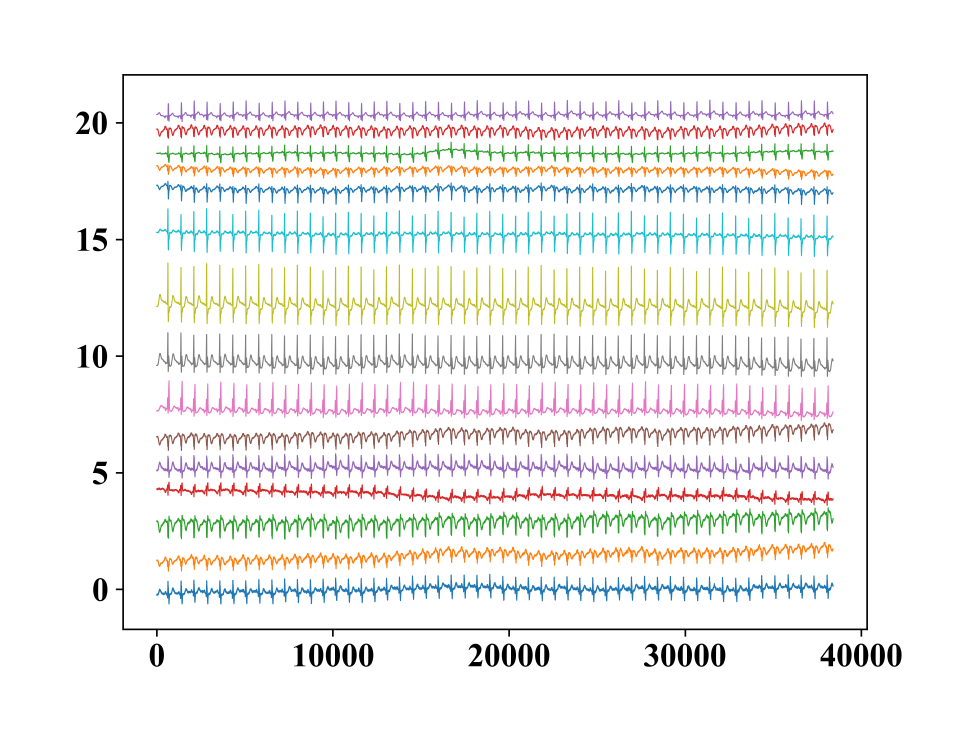
#> input picture 1_ecg_images/patient001.png, 3911 x 2993 px (shown at 1/4 size); its folder holds only this picture in this run
$ python 2_Denoised.py
#> lines starting #> are read from the running program, lines starting #| are printed output that depends on the picture; pictures that were not available may be replaced by others from this repository, and a replacement may not be noted
import cv2
import numpy as np
import matplotlib.pyplot as plt
import os

# Set the default font to Times New Roman
plt.rcParams['font.family'] = 'Times New Roman'

plt.close('all')
# مسیر پوشه‌ها
original_folder = '1_ecg_images'
noisy_folder = '2_noisy_ecg_images'
denoised_folder = '3_denoised_ecg_images'
difference_folder = '4_difference_images'
result_folder = '5_result'

# ایجاد پوشه‌های خروجی اگر وجود نداشته باشند
os.makedirs(denoised_folder, exist_ok=True)
os.makedirs(difference_folder, exist_ok=True)
os.makedirs(result_folder, exist_ok=True)

# لیست فایل‌ها در پوشه‌ها
original_images = sorted(os.listdir(original_folder))
noisy_images = sorted(os.listdir(noisy_folder))

# تابع برای اعمال فیلتر میانه‌ای (دینویزی)
def denoise_image(image):
    return cv2.medianBlur(image, 3)  # اندازه کرنل فیلتر میانه‌ای را می‌توانید تغییر دهید


# پردازش هر تصویر
for original_img, noisy_img in zip(original_images, noisy_images):
    # خواندن تصاویر
    original = cv2.imread(os.path.join(original_folder, original_img), cv2.IMREAD_GRAYSCALE)
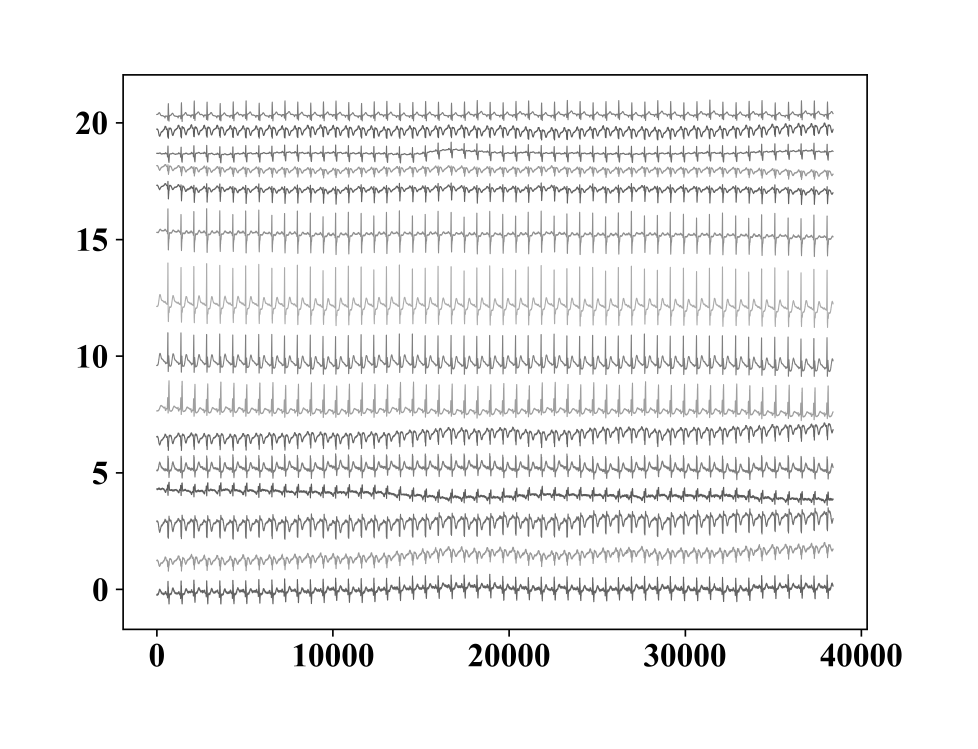
#> original: shape (2993, 3911) (shown at 1/4 size); min 0, max 255, mean 242.3
    noisy = cv2.imread(os.path.join(noisy_folder, noisy_img), cv2.IMREAD_GRAYSCALE)
    A,B=np.shape(noisy)
#> A = 2993; B = 3911
    A1,A2= int (A/8),int(A/4)
#> A1 = 374; A2 = 748
    B1,B2= int (B/8),int(B/4)
#> B1 = 488; B2 = 977

    # دینویزی کردن تصویر نویزی
    denoised = denoise_image(noisy)

    try:
    # محاسبه تفاضل بین تصویر دینویزی شده و تصویر اصلی
        difference = cv2.absdiff(denoised, original)
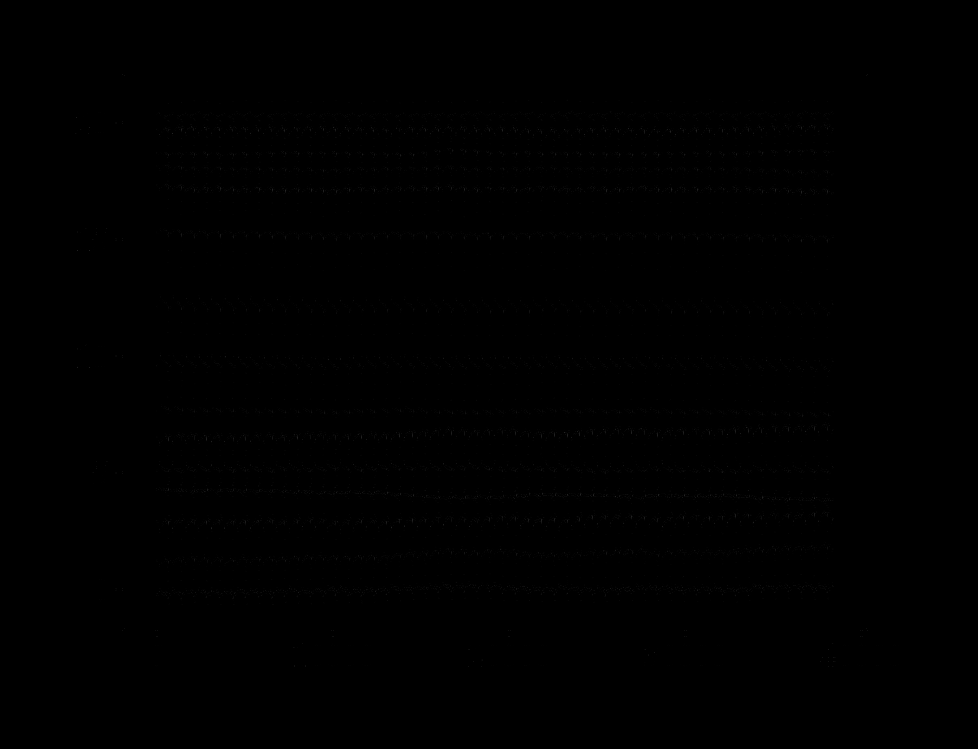
#> difference: shape (2993, 3911) (shown at 1/4 size); min 0, max 255, mean 0.2
    except: pass
    # ذخیره تصاویر دینویزی شده و تفاضل
    denoised_filename = os.path.join(denoised_folder, f"denoised_{original_img}")
    difference_filename = os.path.join(difference_folder, f"difference_{original_img}")
    cv2.imwrite(denoised_filename, denoised)
    try:
        cv2.imwrite(difference_filename, difference)
    except: pass
    # نمایش تصاویر
    plt.figure(figsize=(20, 5))

    plt.subplot(2, 2, 1)
    plt.title('Original Image')
    plt.imshow(original[A1:A2 ,B1:B2], cmap='gray')
    plt.axis('off')

    plt.subplot(2, 2, 2)
    plt.title('Noisy Image')
    plt.imshow(noisy[A1:A2 ,B1:B2], cmap='gray')
    plt.axis('off')

    plt.subplot(2, 2, 3)
    plt.title('Denoised Image')
    plt.imshow(denoised[A1:A2 ,B1:B2], cmap='gray')
    plt.axis('off')

    plt.subplot(2, 2, 4)
    plt.title('Difference (Denoised - Original)')
    plt.imshow(difference[A1:A2 ,B1:B2], cmap='gray')
    plt.axis('off')

    plt.show()
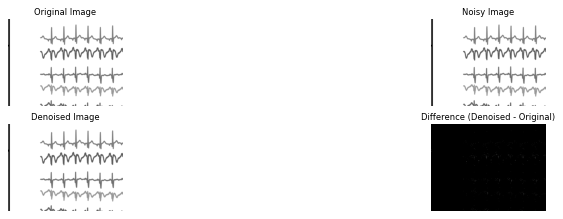
#> figure drawn by matplotlib, 4 panels


    plt.savefig (result_folder+'\\croped_'+original_img, bbox_inches='tight', pad_inches=0.5, dpi=600)

    plt.close()


    # نمایش تصاویر
    plt.figure(figsize=(20, 5))

    plt.subplot(2, 2, 1)
    plt.title('Original Image')
    plt.imshow(original, cmap='gray')
    plt.axis('off')

    plt.subplot(2, 2, 2)
    plt.title('Noisy Image')
    plt.imshow(noisy, cmap='gray')
    plt.axis('off')

    plt.subplot(2, 2, 3)
    plt.title('Denoised Image')
    plt.imshow(denoised, cmap='gray')
    plt.axis('off')

    plt.subplot(2, 2, 4)
    plt.title('Difference (Denoised - Original)')
    plt.imshow(difference, cmap='gray')
    plt.axis('off')

    plt.show()
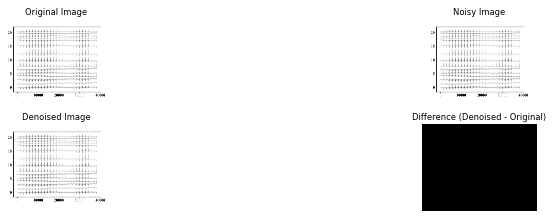
#> figure drawn by matplotlib, 4 panels


    plt.savefig (result_folder+'\\'+original_img, bbox_inches='tight', pad_inches=0.5, dpi=600)

    plt.close()
